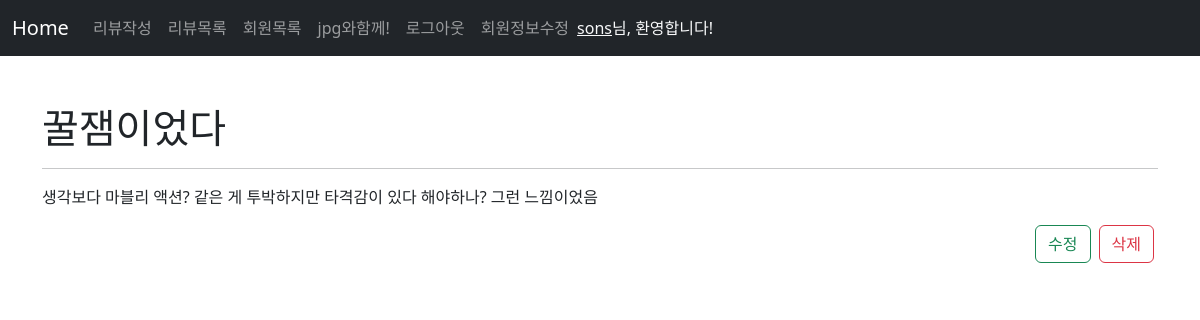
The page /2/ (signed in) on the database its author committed.
### accounts/models.py (models this page shows)
class User(AbstractUser):
    pass

### review/models.py (models this page shows)
class Review(models.Model):
    title = models.CharField(max_length=50)
    content = models.TextField()
    movie_name = models.CharField(max_length=30)
    grade = models.IntegerField(
        validators=[MinValueValidator(1), MaxValueValidator(10)]
    )
    create_at = models.DateTimeField(auto_now_add=True)
    updated_at = models.DateTimeField(auto_now=True)

### review/views.py (the view)
# urls.py: path("<int:pk>/", views.detail, name="detail"),
def detail(request, pk):
    review = Review.objects.get(pk=pk)
    context = {"review": review}
    return render(request, "review/detail.html", context)

### review/templates/review/detail.html
{% extends 'base.html' %}
{% load static %}
{% block content %}
  <div class="container">
    <div class="my-5">
      <h1>{{ review.title }}</h1>
      <hr>
      <p>
        {{ review.content }}</p>
      <div class="d-flex justify-content-end">
        <a href="{% url 'review:update' review.pk %}" class="btn btn-outline-success mx-1 " role="button">수정</a>
        <a href="{% url 'review:delete' review.pk %}" class="btn btn-outline-danger mx-1 " role="button">삭제</a>
      </div>
    </div>
  </div>
{% endblock %}

### templates/base.html (shortened to what this page needs)
{% load static %}
<!DOCTYPE html>
<html lang="en">
<head>
  <link href="https://cdn.jsdelivr.net/npm/bootstrap@5.2.2/dist/css/bootstrap.min.css" rel="stylesheet"
>
  <link rel="stylesheet" href="https://cdn.jsdelivr.net/npm/bootstrap-icons@1.9.1/font/bootstrap-icons.css">
  <link rel="stylesheet" href="{% static 'css/style.css' %}" type="text/css">
</head>
<body>
  <link rel="stylesheet" href="https://cdnjs.cloudflare.com/ajax/libs/animate.css/4.1.1/animate.min.css" />
  {% block nav %}
  <nav class="navbar navbar-expand-lg navbar-dark bg-dark">
    <div class="container-fluid">
      <a class="navbar-brand" href="{% url 'review:review' %}">Home</a>
      <div class="collapse navbar-collapse" id="navbarNav">
        <ul class="navbar-nav">
          <li class="nav-item">
            <a class="nav-link" href="{% url 'review:create' %}">리뷰작성</a>
          </li>
        </ul>
        <ul class="navbar-nav">
          <li class="nav-item">
            <a class="nav-link" href="{% url 'review:index' %}">리뷰목록</a>
          </li>
        </ul>
        <ul class="navbar-nav">
          <li class="nav-item">
            <a class="nav-link" href="{% url 'accounts:index' %}">회원목록</a>
          </li>
        </ul>
        <ul class="navbar-nav">
          <li class="nav-item">
            <a class="nav-link" href="{% url 'articles:index' %}">jpg와함께!</a>
          </li>
        </ul>
        <ul class="navbar-nav">
          {% if request.user.is_authenticated %}
          <li class="nav-item">
            <a class="nav-link" href="{% url 'accounts:logout' %}">로그아웃</a>
          </li>
          <li class="nav-item">
            <a class="nav-link" href="{% url 'accounts:update' %}">회원정보수정</a>
          </li>
        </ul>
        <div class="d-flex">
          <span class="text-light"><a class="text-light" href="{% url 'accounts:detail' user.pk %}">
              {{ user }}</a>님, 환영합니다!
          </span>
        </div>
        {% endif %}
      </div>
    </div>
  </nav>
  {% endblock nav %}
  {% block content %}{% endblock %}
</body>
</html>

### rows shown on the page
User: username "sons"
Review: title "꿀잼이었다", content "생각보다 마블리 액션? 같은 게 투박하지만 타격감이 있다 해야하나? 그런 느낌이었음"
